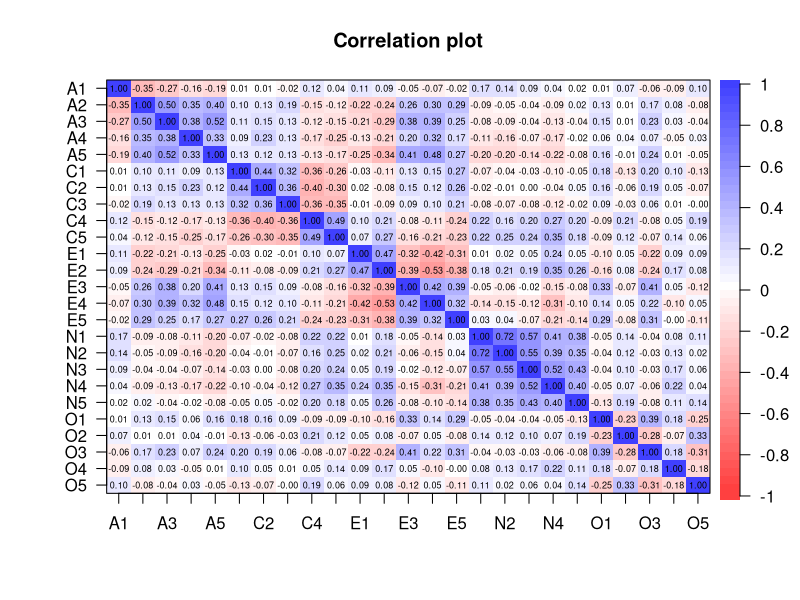
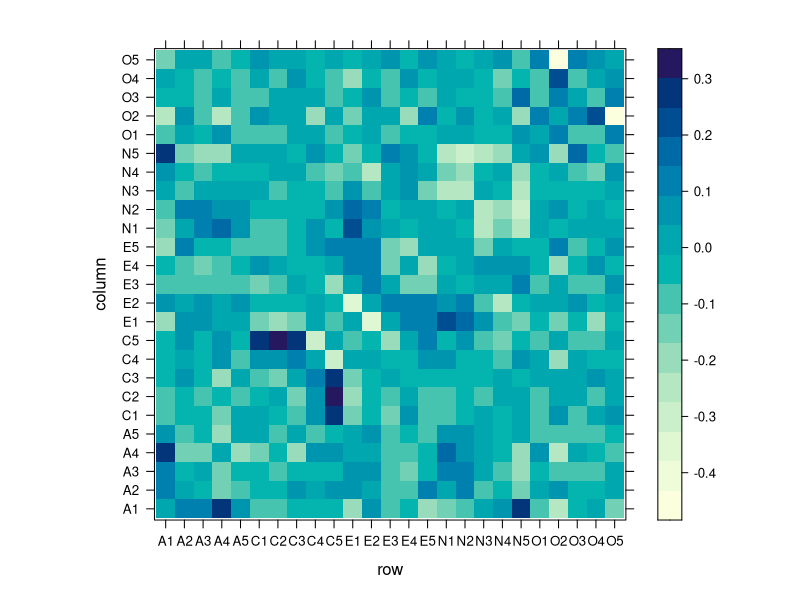
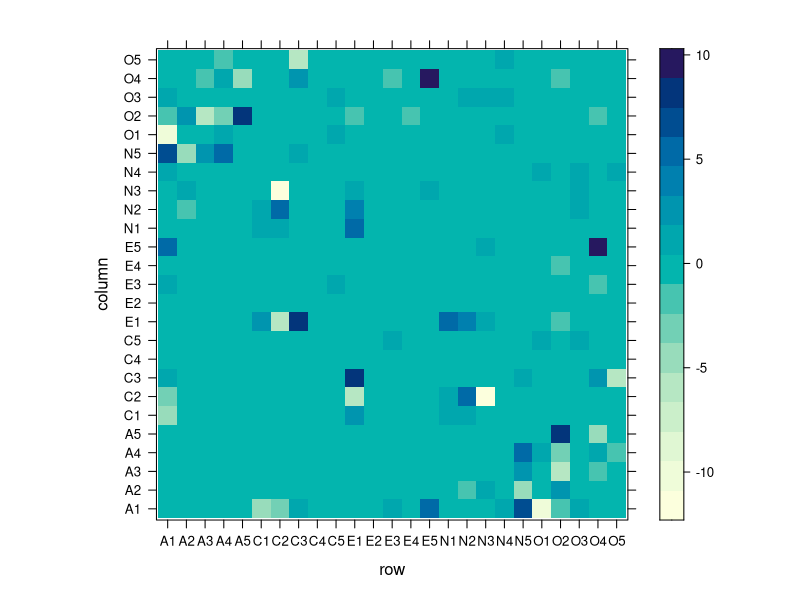
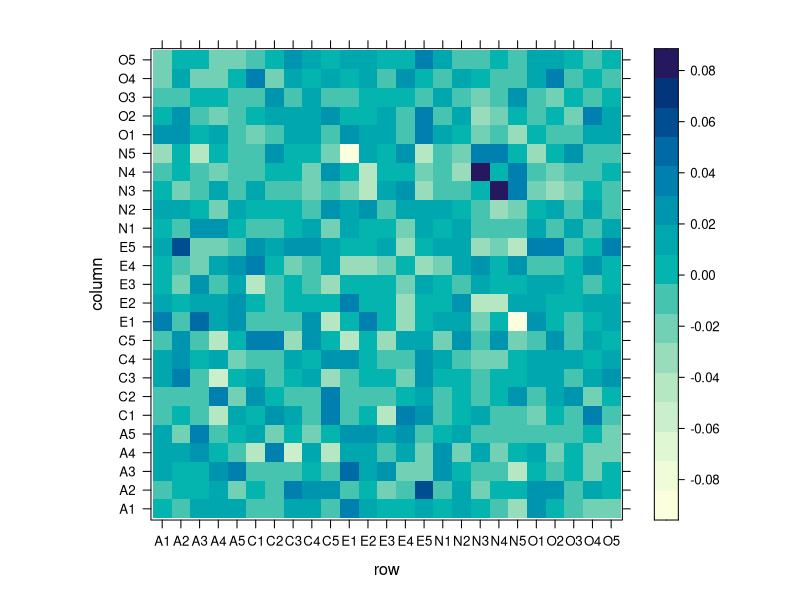
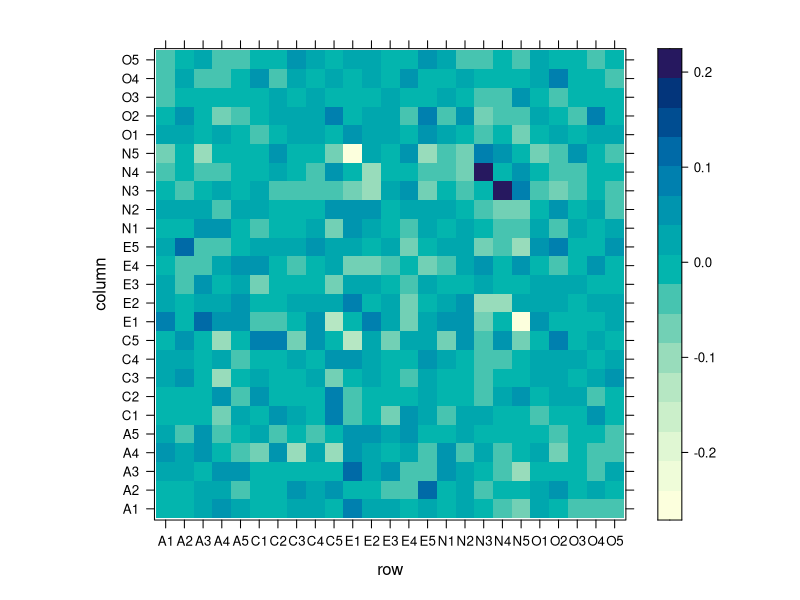
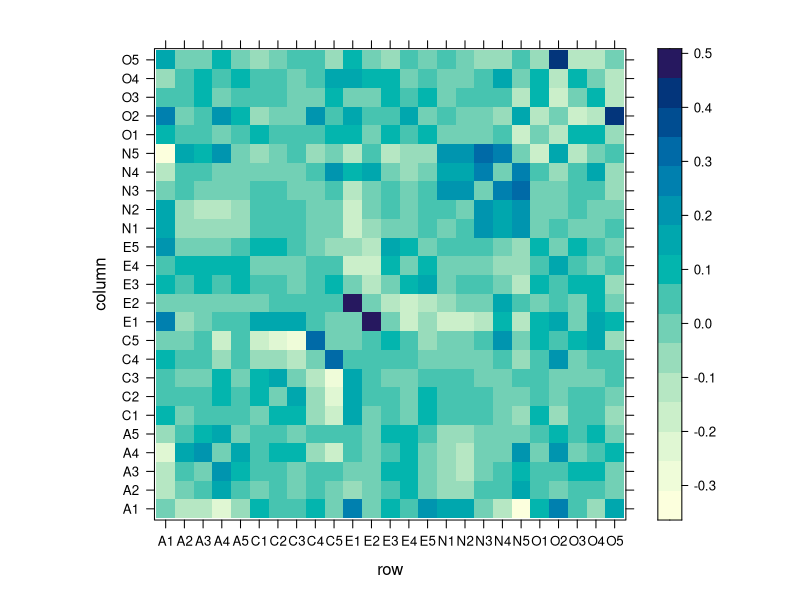
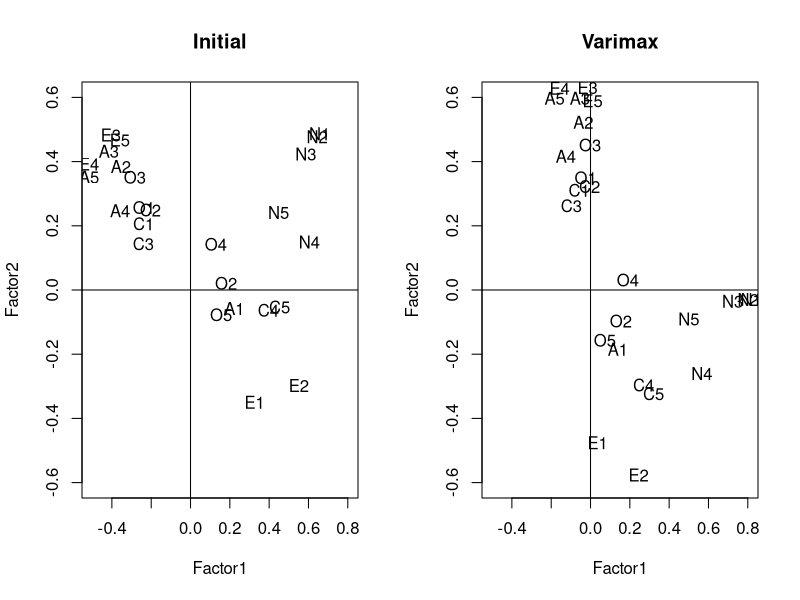
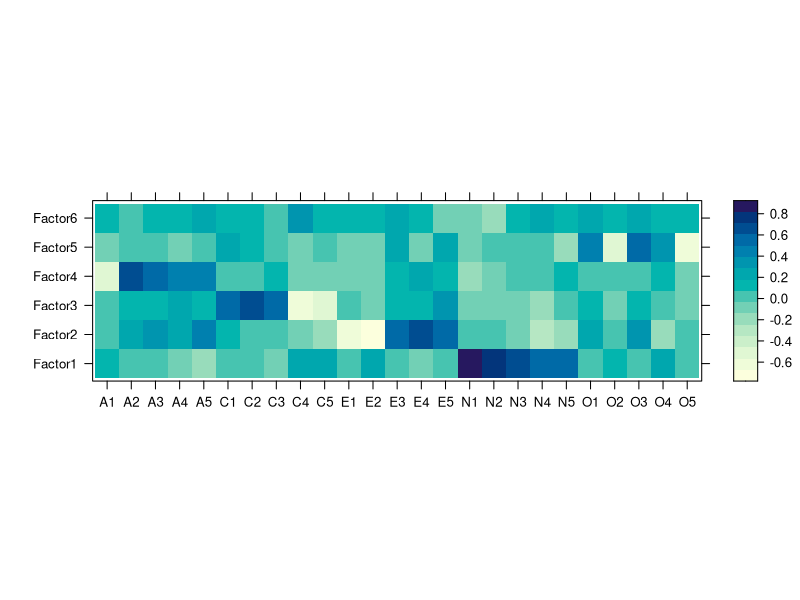

Write R code to recreate these figures, in order.
## ----setup, include=FALSE------------------------------------------------
knitr::opts_chunk$set(cache=TRUE,
                      message = FALSE)


## ------------------------------------------------------------------------
library(psych)

dim(bfi)
tail(names(bfi), n = 3)


## ----message = FALSE-----------------------------------------------------
library(tidyverse)

# Remove demographic variable and keep complete data
data <- bfi %>% 
  select(-gender, -education, -age) %>% 
  filter(complete.cases(.))


## ------------------------------------------------------------------------
cor.plot(cor(data))


## ------------------------------------------------------------------------
decomp <- prcomp(data)
summary(decomp)$importance[,1:3]

cum_prop <- decomp %>% 
  summary %>% 
  .[["importance"]] %>% 
  .["Cumulative Proportion",]

which(cum_prop > 0.8)[1]


## ------------------------------------------------------------------------
Lhat <- decomp$rotation[,1:14] %*% 
  diag(decomp$sdev[1:14])
Psi_hat <- diag(cov(data) - tcrossprod(Lhat))


## ------------------------------------------------------------------------
# Sum squared error
sum((cov(data) - tcrossprod(Lhat) - diag(Psi_hat))^2)
# Compare to the total variance
sum(diag(cov(data)))

# Our FA model explains:
sum(colSums(Lhat^2)/sum(diag(cov(data))))


## ------------------------------------------------------------------------
(m <- sum(eigen(cor(data))$values > 1))

Lhat <- decomp$rotation[,seq_len(m)] %*% 
  diag(decomp$sdev[seq_len(m)])
Psi_hat <- diag(cov(data) - tcrossprod(Lhat))

# Sum squared error
sum((cov(data) - tcrossprod(Lhat) - diag(Psi_hat))^2)
# Compare to the total variance
sum(diag(cov(data)))


## ------------------------------------------------------------------------
# Our FA model explains:
sum(colSums(Lhat^2)/sum(diag(cov(data))))


## ------------------------------------------------------------------------
# We can also  visualize the fit
Sn <- cov(data)
Sn_fit <- tcrossprod(Lhat) + diag(Psi_hat)

library(lattice)
levelplot(Sn - Sn_fit)


## ------------------------------------------------------------------------
# Or if you prefer % difference
levelplot((Sn - Sn_fit)/Sn)


## ------------------------------------------------------------------------
# CAREFUL: uses correlation matrix
fa_decomp <- factanal(data, factors = m,
                      rotation = 'none')

# Uniquenesses are the diagonal elements 
# of the matrix Psi
Psi_mle <- fa_decomp$uniquenesses
Lmle <- fa_decomp$loadings


## ------------------------------------------------------------------------
# We get an estimate of the correlation
R_mle <- tcrossprod(Lmle) + diag(Psi_mle)

sum((cor(data) - R_mle)^2)

# Our FA model explains:
sum(colSums(Lmle^2)/ncol(data))


## ------------------------------------------------------------------------
levelplot(cor(data) - R_mle)


## ------------------------------------------------------------------------
# To factor the covariance matrix
# Use psych::fa
fa_decomp <- psych::fa(data, nfactors = m,
                       rotate = "none",
                       covar = TRUE,
                       fm = "ml")

# Extract estimates
Psi_mle <- fa_decomp$uniquenesses
Lmle <- fa_decomp$loadings


## ------------------------------------------------------------------------
# We get an estimate of the covariance
Sn_mle <- tcrossprod(Lmle) + diag(Psi_mle)

sum((Sn - Sn_mle)^2)

# Our FA model explains:
sum(colSums(Lmle^2)/sum(diag(Sn)))


## ------------------------------------------------------------------------
levelplot(Sn - Sn_mle)


## ------------------------------------------------------------------------
# Compare MLE with PC estimate
levelplot(Sn_fit - Sn_mle)


## ------------------------------------------------------------------------
# Let's start with m=2 for visualization
fa_decomp <- factanal(data, factors = 2,
                      rotation = 'none')

initial_loadings <- fa_decomp$loadings
varimax_loadings <- varimax(initial_loadings)


## ----echo = FALSE--------------------------------------------------------
par(mfrow = c(1, 2))

plot(initial_loadings, type = 'n',
     xlim = c(-0.5, 0.8),
     ylim = c(-0.6, 0.6),
     main = "Initial")
text(initial_loadings, label = rownames(initial_loadings))
abline(h = 0, v = 0)

plot(varimax_loadings$loadings, type = 'n',
     xlim = c(-0.5, 0.8),
     ylim = c(-0.6, 0.6),
     main = "Varimax")
text(varimax_loadings$loadings, 
     label = rownames(varimax_loadings$loadings))
abline(h = 0, v = 0)

par(mfrow = c(1,1))


## ------------------------------------------------------------------------
# You can extract the matrix T
varimax_loadings$rotmat

# We can also get the angle of rotation
acos(varimax_loadings$rotmat[1,1])


## ------------------------------------------------------------------------
# In more dimensions
fa_decomp <- factanal(data, factors = m,
                      rotation = 'varimax')

levelplot(unclass(fa_decomp$loadings),
          xlab = "", ylab = "")


## ------------------------------------------------------------------------
# First, let's look at the average eigenvalue
decomp <- eigen(Sn, symmetric = TRUE,
                only.values = TRUE)

mean(decomp$values)

sum(decomp$values > mean(decomp$values))


## ------------------------------------------------------------------------
# We will go from 1 factor to 15
prop_var_explained <- purrr::map_df(
  seq(1, 15),  function(m) {
    fa_decomp <- factanal(data, factors = m)
    Lmle <- fa_decomp$loadings
    prop <- sum(colSums(Lmle^2))/ncol(data)
    
    data.frame(
      prop = prop,
      m = m
    )})


## ------------------------------------------------------------------------
prop_var_explained %>% 
  ggplot(aes(m, prop)) + 
  geom_point() + 
  geom_line() + 
  theme_minimal() +
  expand_limits(y = 0) +
  geom_vline(xintercept = 6,
             linetype = 'dotted')


## ----warning=FALSE-------------------------------------------------------
inform_crit <- purrr::map_df(
  seq(1, 15),  function(m) {
    fa_decomp <- psych::fa(data, nfactors = m,
                           fm = 'ml')
    data.frame(
      BIC = fa_decomp$BIC, eBIC = fa_decomp$EBIC,
      SABIC = fa_decomp$SABIC, m = m
    )})


## ------------------------------------------------------------------------
inform_crit %>% 
  gather(Criteria, value, -m) %>% 
  ggplot(aes(m, value, colour = Criteria)) + 
  geom_point() + 
  geom_line() + 
  theme_minimal() +
  theme(legend.position = 'top') +
  geom_vline(xintercept = 6,
             linetype = 'dotted')


## ------------------------------------------------------------------------
inform_crit %>% 
  gather(Criteria, value, -m) %>% 
  group_by(Criteria) %>% 
  filter(value == min(value)) %>% 
  select(-value) %>% 
  spread(Criteria, m)


## ------------------------------------------------------------------------
m <- 6
fa_decomp <- psych::fa(data, nfactors = m,
                       covar = TRUE,
                       fm = 'ml')


## ------------------------------------------------------------------------
Sn <- cov(data)
Sn_mle <- tcrossprod(fa_decomp$loadings) + 
  diag(fa_decomp$uniquenesses)

test_stat <- nrow(data) * (
  log(det(Sn_mle)) -
    log(det(Sn))
)


## ------------------------------------------------------------------------
p <- ncol(data)
nu <- 0.5*((p-m)^2 - p - m)

test_stat > qchisq(0.95, df = nu)


## ---- message = FALSE----------------------------------------------------
m <- 6
fa_decomp <- psych::fa(data, nfactors = m,
                       covar = TRUE,
                       fm = 'ml')


## ---- message = FALSE----------------------------------------------------
# Extract estimates
InvPsi <- diag(fa_decomp$uniquenesses^-1)
Lhat <- fa_decomp$loadings

hat_mat <- solve(t(Lhat) %*% InvPsi %*% Lhat) %*%
  t(Lhat) %*% InvPsi

scores <- scale(data, center = TRUE,
                scale = FALSE) %*% t(hat_mat)


## ----message = FALSE-----------------------------------------------------
GGally::ggpairs(as.data.frame(scores))


## ---- message = FALSE----------------------------------------------------
scores_reg <- scale(data, center = TRUE,
                    scale = FALSE) %*% 
  solve(Sn) %*% Lhat


## ----message = FALSE-----------------------------------------------------
GGally::ggpairs(as.data.frame(scores_reg))


## ------------------------------------------------------------------------
# Let's look at agreement
round(cor(scores, scores_reg), 2)


## ------------------------------------------------------------------------
# Or graphically
plot(as.vector(scores),
     as.vector(scores_reg),
     xlab = "WLS",
     ylab = "Regression")
abline(a = 0, b = 1, 
       col='red',
       lty = 2)


## ---- echo = FALSE-------------------------------------------------------
inner_join(
  as.data.frame(scores_reg) %>% 
    mutate(ID = row_number()) %>% 
    gather(Factor, Score, -ID) %>% 
    rename(Regression = Score),
  as.data.frame(scores) %>% 
    mutate(ID = row_number()) %>% 
    gather(Factor, Score, -ID) %>% 
    rename(WLS = Score),
  by = c("ID", "Factor")
) %>% 
  ggplot(aes(WLS, Regression, colour = Factor)) + 
  geom_abline(slope = 1, intercept = 0,
              linetype = 'dashed') +
  geom_point(alpha = 0.5) +
  geom_smooth(method = 'lm', se = FALSE) +
  theme_minimal() +
  theme(legend.position = 'top')


## ------------------------------------------------------------------------
state.x77[1:5,1:4]


## ------------------------------------------------------------------------
library(GGally)
data <- as.data.frame(state.x77)
ggpairs(data)


## ------------------------------------------------------------------------
# Potential outliers?
data %>% 
  rownames_to_column('State') %>%
  top_n(Population, n = 2)

data %>% 
  rownames_to_column('State') %>%
  top_n(Area, n = 2)


## ------------------------------------------------------------------------
# 1. Principal Component Factor analysis
decomp <- princomp(data, cor = TRUE)
decomp


## ------------------------------------------------------------------------
biplot(decomp)


## ------------------------------------------------------------------------
m <- 3
Lhat <- decomp$loadings[,seq_len(m)] %*% 
  diag(decomp$sdev[seq_len(m)])
colnames(Lhat) <- paste0("PC", 1:3)
Psi_hat <- diag(cor(data) - tcrossprod(Lhat))

# Our FA model explains:
sum(colSums(Lhat^2))/ncol(data)


## ------------------------------------------------------------------------
# We can also  visualize the fit
Rn <- cor(data)
Rn_fit <- tcrossprod(Lhat) + diag(Psi_hat)

levelplot(Rn - Rn_fit)


## ------------------------------------------------------------------------
scores_pc <- scale(data, center = TRUE,
                    scale = TRUE) %*% 
  solve(Rn) %*% Lhat


## ------------------------------------------------------------------------
ggpairs(as.data.frame(scores_pc))


## ------------------------------------------------------------------------
# What state has the outlying values?
scores_pc %>% 
  as.data.frame %>% 
  rownames_to_column('State') %>%
  filter(PC2 > 4 | PC3 < -4)


## ------------------------------------------------------------------------
# 2. Maximum Likelihood Factor analysis
fa_decomp <- factanal(data, factors = m)


## ------------------------------------------------------------------------
# Extract estimates
Psi_mle <- fa_decomp$uniquenesses
Lmle <- fa_decomp$loadings

# Our FA model explains:
sum(colSums(Lmle^2))/ncol(data)


## ------------------------------------------------------------------------
# We can also  visualize the fit
Rn_mle <- tcrossprod(Lmle) + diag(Psi_mle)

levelplot(Rn - Rn_mle)


## ------------------------------------------------------------------------
scores_mle <- scale(data, center = TRUE,
                    scale = TRUE) %*% 
  solve(Rn) %*% Lmle


## ------------------------------------------------------------------------
ggpairs(as.data.frame(scores_mle))


## ------------------------------------------------------------------------
# 3. Compare both loadings
round(cor(scores_pc, scores_mle), 2)


## ------------------------------------------------------------------------
levelplot(Lhat,
          xlab = "", ylab = "")


## ------------------------------------------------------------------------
# Let's rotate the PC loadings
Lhat <- varimax(Lhat)$loadings
scores_pc <- scale(data, center = TRUE,
                    scale = TRUE) %*% 
  solve(Rn) %*% Lhat


## ------------------------------------------------------------------------
# Compare both loadings again
round(cor(scores_pc, scores_mle), 2)


## ------------------------------------------------------------------------
levelplot(unclass(Lhat),
          xlab = "", ylab = "")


## ------------------------------------------------------------------------
levelplot(unclass(Lmle),
          xlab = "", ylab = "")


## ---- echo = FALSE, eval = FALSE-----------------------------------------
## inner_join(
##   as.data.frame(scores_pc) %>%
##     mutate(ID = row_number()) %>%
##     gather(Factor, Score, -ID) %>%
##     rename(PC = Score) %>%
##     mutate(Factor = stringr::str_replace(Factor, "PC", "Factor")),
##   as.data.frame(scores_mle) %>%
##     mutate(ID = row_number()) %>%
##     gather(Factor, Score, -ID) %>%
##     rename(MLE = Score),
##   by = c("ID", "Factor")
## ) %>%
##   ggplot(aes(PC, MLE, colour = Factor)) +
##   geom_abline(slope = 1, intercept = 0,
##               linetype = 'dashed') +
##   geom_point(alpha = 0.5) +
##   geom_smooth(method = 'lm', se = FALSE) +
##   theme_minimal() +
##   theme(legend.position = 'top')


## ------------------------------------------------------------------------
# 4. Compare different m
# Let's start with scree plot
screeplot(decomp, type = 'l')


## ----warning = FALSE-----------------------------------------------------
# Then let's look at information criteria
inform_crit <- purrr::map_df(
  seq_len(4),  function(m) {
    fa_decomp <- psych::fa(data, nfactors = m,
                           fm = 'ml')
    data.frame(
      BIC = fa_decomp$BIC, eBIC = fa_decomp$EBIC,
      SABIC = fa_decomp$SABIC, m = m
    )})


## ------------------------------------------------------------------------
inform_crit %>% 
  gather(Criteria, value, -m) %>% 
  ggplot(aes(m, value, colour = Criteria)) + 
  geom_point() + 
  geom_line() + 
  theme_minimal() +
  theme(legend.position = 'top')


## ------------------------------------------------------------------------
inform_crit %>% 
  gather(Criteria, value, -m) %>% 
  group_by(Criteria) %>% 
  filter(value == min(value)) %>% 
  select(-value) %>% 
  spread(Criteria, m)


## ------------------------------------------------------------------------
m <- 2
Lhat <- decomp$loadings[,seq_len(m)] %*% 
  diag(decomp$sdev[seq_len(m)])
colnames(Lhat) <- paste0("PC", 1:2)
Psi_hat <- diag(cov(data) - tcrossprod(Lhat))

Lhat <- varimax(Lhat)$loadings
scores_pc <- scale(data, center = TRUE,
                    scale = TRUE) %*% 
  solve(Rn) %*% Lhat


## ------------------------------------------------------------------------
# MLE
fa_decomp <- factanal(data, factors = m)
Psi_mle <- fa_decomp$uniquenesses
Lmle <- fa_decomp$loadings

scores_mle <- scale(data, center = TRUE,
                    scale = TRUE) %*% 
  solve(Rn) %*% Lmle


## ------------------------------------------------------------------------
# Compare both loadings again
round(cor(scores_pc, scores_mle), 2)


## ------------------------------------------------------------------------
levelplot(unclass(Lhat),
          xlab = "", ylab = "")


## ------------------------------------------------------------------------
levelplot(unclass(Lmle),
          xlab = "", ylab = "")


## ------------------------------------------------------------------------
plot(scores_mle, type = 'n')
text(scores_mle, labels = rownames(scores_mle))
abline(h = 0, v = 0, lty = 2)


## ------------------------------------------------------------------------
# Let's plot the factors on the map
library(maps)
states <- map_data("state")

data_plot <- scores_mle %>%
  as.data.frame() %>% 
  rownames_to_column("region") %>% 
  mutate(region = tolower(region)) %>% 
  inner_join(states, by = "region")


## ------------------------------------------------------------------------
ggplot(data = data_plot) + 
  geom_polygon(aes(x = long, y = lat, 
                   fill = Factor1, 
                   group = group)) +
  coord_fixed(1.3) +
  ggthemes::theme_map() + 
  ggtitle("First Factor")


## ------------------------------------------------------------------------
ggplot(data = data_plot) + 
  geom_polygon(aes(x = long, y = lat, 
                   fill = Factor2, 
                   group = group)) +
  coord_fixed(1.3) +
  ggthemes::theme_map() + 
  ggtitle("Second Factor")

